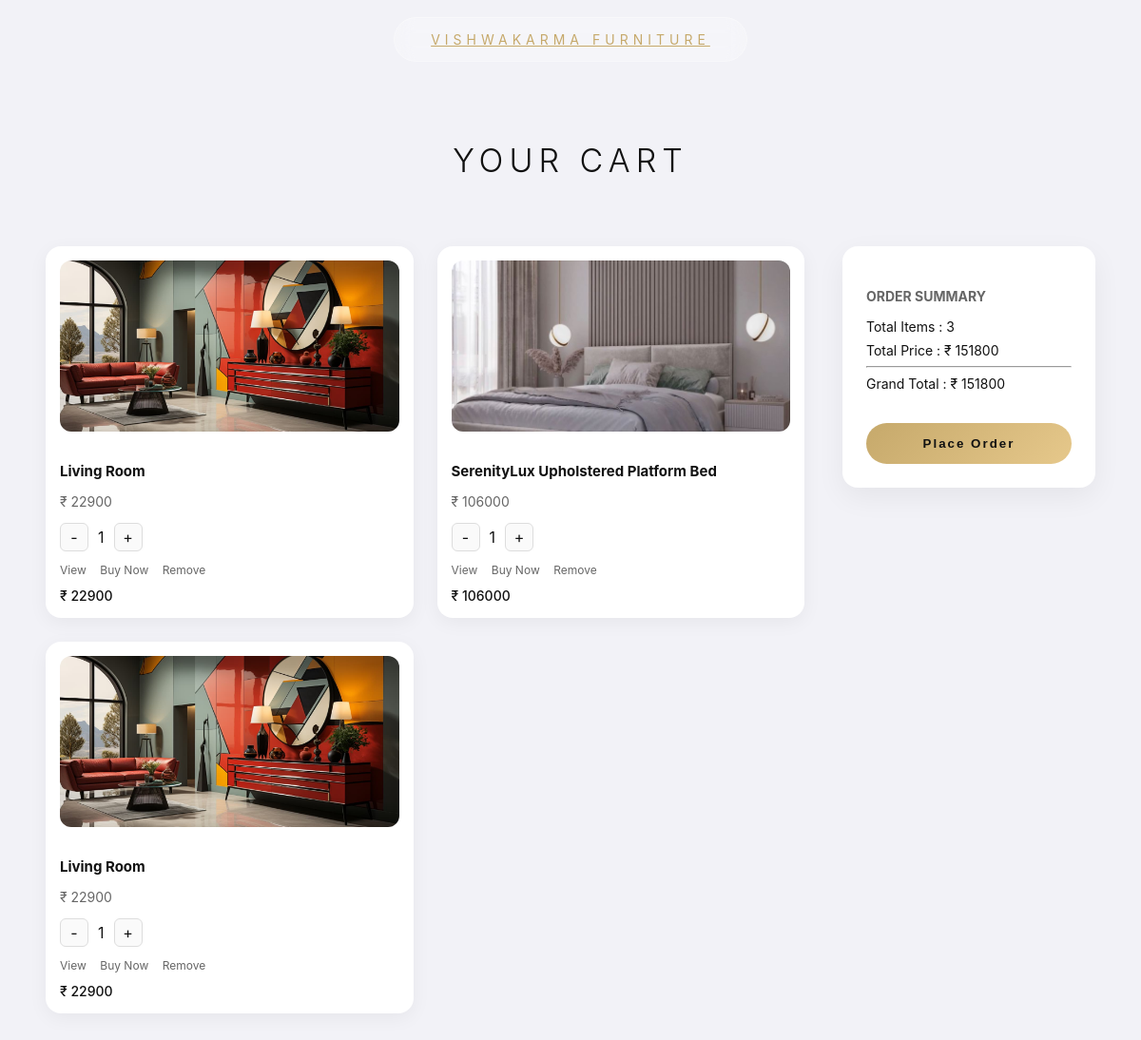
Page /view_cart (signed in) on the committed database.
### myapp/models.py (models this page shows)
class Cart(models.Model):
    cart_id=models.AutoField(primary_key=True)
    c_id = models.ForeignKey(Category, on_delete=models.CASCADE, null=True, blank=True)
    s_id = models.ForeignKey(Subcategory, on_delete=models.CASCADE, null=True, blank=True)
    user_id=models.ForeignKey(User,on_delete=models.CASCADE,null=True,blank=True)
    Qty = models.IntegerField(default=1)
    is_ordered = models.BooleanField(default=False)
    o_id = models.IntegerField(null=True, blank=True)

class Subcategory(models.Model):
    s_id = models.AutoField(primary_key=True)
    s_name = models.CharField(max_length=100)
    c_id = models.ForeignKey(Category, on_delete=models.CASCADE,null=True,blank=True)
    detail = models.TextField()
    price = models.IntegerField()

class Image(models.Model):
    i_id = models.AutoField(primary_key=True)
    image = models.ImageField(upload_to='product_images/')
    c_id = models.ForeignKey(Category, on_delete=models.CASCADE,null=True,blank=True)
    s_id = models.ForeignKey(Subcategory, on_delete=models.CASCADE,null=True,blank=True)

### myapp/views.py (the view)
# urls.py: path('view_cart',views.view_cart),
def view_cart(request):
    if 'userid' not in request.session:
        return redirect('/login')
    user = User.objects.get(id=request.session['userid'])
    cart_items = Cart.objects.filter(user_id=user,is_ordered=False)
    grand_total = 0
    for item in cart_items:
        item.total_price = item.s_id.price * item.Qty
        grand_total += item.total_price
    return render(request, 'view_cart.html', {
        'cart_items': cart_items,
        'grand_total': grand_total
    })

### myapp/templates/view_cart.html (shortened to what this page needs)
<!DOCTYPE html>
{% load static %}
<html lang="en">
<head>
<link rel="stylesheet" href="{% static 'css/navbar.css' %}">
</head>
<body>
<nav class="custom-navbar">
    <a href="/" class="navbar-brand">
        VISHWAKARMA FURNITURE
    </a>
</nav>
<section class="viewcart-section">
<div class="container">
<h2 class="cart-title">YOUR CART</h2>
<div class="cart-wrapper">
<div class="cart-left">
{% for item in cart_items %}
<div class="cart-card">
<div class="cart-img">
<img src="{{ item.s_id.image_set.first.image.url }}">
</div>
<div class="cart-info">
<h4 class="product-name">{{ item.s_id.s_name }}</h4>
<p class="price">₹ {{ item.s_id.price }}</p>
<div class="qty-box">
<a href="/decrease_qty/{{item.cart_id}}/" class="qty-btn">-</a>
<span>{{item.Qty}}</span>
<a href="/increase_qty/{{item.cart_id}}/" class="qty-btn">+</a>
</div>
<div class="cart-actions">
<a href="/product_detail/{{ item.s_id.s_id }}/">View</a>
    <a href="/checkout/?product_id={{ product.s_id }}" class="remove-link">Buy Now</a>
<a href="/remove_cart/{{ item.cart_id }}/" class="remove-link">Remove</a>
</div>
</div>
<div class="total-price">₹ {{ item.total_price }}</div>
</div>
{% endfor %}
</div>
<div class="cart-right">
<div class="price-box">
<h4 class="price-title">ORDER SUMMARY</h4>
<p>Total Items : {{ cart_items|length }}</p>
<p>Total Price : ₹ {{ grand_total }}</p>
<hr>
<p class="grand-total">
Grand Total : ₹ {{ grand_total }}
</p>
<button class="place-order-btn"
onclick="window.location.href='/checkout/'">
Place Order
</button>
</div>
</div>
</div>
</div>
</section>
</body>
</html>

### myapp/static/css/navbar.css (style rules this page uses)
.custom-navbar { position:fixed; top:18px; left:50%; transform:translateX(-50%); width:320px; height:45px; display:flex; align-items:center; justify-content:center; padding:0 25px; background:rgba(255,255,255,0.25); backdrop-filter:blur(10px); border-radius:40px; border:1px solid rgba(255,255,255,0.3); transition:all 0.4s ease; z-index:9999; }
.navbar-brand { position:absolute; left:50%; transform:translateX(-50%); color:#c6a96b; font-size:14px; letter-spacing:5px; white-space:nowrap; transition:0.3s; }
.navbar-brand { transition:0.4s ease; }
.navbar-brand { transition:0.3s ease; }

### myapp/templates/view_cart.html (style rules this page uses)
body { margin:0; background:#f2f2f7; font-family:-apple-system, BlinkMacSystemFont, 'Poppins', sans-serif; color:#111; }
.viewcart-section { padding-top:120px; padding-bottom:80px; }
.cart-title { text-align:center; font-size:34px; letter-spacing:6px; font-weight:300; margin-bottom:70px; }
.cart-wrapper { width:92%; max-width:1400px; margin:auto; display:flex; gap:40px; align-items:flex-start; }
.cart-left { flex:3; display:grid; grid-template-columns:repeat(2, 1fr); gap:25px; }
.cart-card { display:flex; flex-direction:column; background:#fff; padding:15px; border-radius:16px; box-shadow:0 5px 20px rgba(0,0,0,0.05); transition:0.3s; }
.cart-img { width:100%; height:180px; }
.cart-img img { width:100%; height:100%; object-fit:cover; border-radius:12px; }
.cart-info { margin-top:12px; }
.product-name { font-size:15px; margin-bottom:5px; }
.price { font-size:14px; color:#666; }
.qty-box { display:flex; align-items:center; gap:10px; margin-top:10px; }
.qty-btn { width:28px; height:28px; border-radius:6px; border:1px solid #ddd; background:#fafafa; display:flex; align-items:center; justify-content:center; text-decoration:none; color:#111; transition:0.3s; }
.cart-actions { margin-top:8px; }
.cart-actions a { font-size:12px; color:#666; margin-right:10px; text-decoration:none; }
.remove-link { color:#d9534f; }
.total-price { margin-top:10px; font-size:14px; font-weight:500; }
.cart-right { flex:1; position:sticky; top:120px; }
.price-box { background:#fff; padding:25px; border-radius:16px; box-shadow:0 10px 30px rgba(0,0,0,0.06); }
.price-title { font-size:14px; margin-bottom:15px; color:#666; }
.price-box p { font-size:14px; margin:8px 0; }
.grand-total { font-size:18px; margin-top:15px; }
.place-order-btn { width:100%; margin-top:25px; padding:14px; border-radius:30px; background:linear-gradient(135deg,#c6a96b,#e6c88b); color:#111; border:none; font-weight:600; letter-spacing:2px; transition:0.3s ease; cursor:pointer; }

### rows in the picture
Cart: s_id.image_set.first.image (picture), s_id.s_name "Living Room", s_id.price "22900", Qty "1", total_price "22900"
Cart: s_id.image_set.first.image (picture), s_id.s_name "SerenityLux Upholstered Platform Bed", s_id.price "106000", Qty "1", total_price "106000"
Cart: s_id.image_set.first.image (picture), s_id.s_name "Living Room", s_id.price "22900", Qty "1", total_price "22900"

### other values in the picture
{{ cart_items|length }} "3"
{{ grand_total }} "151800"
